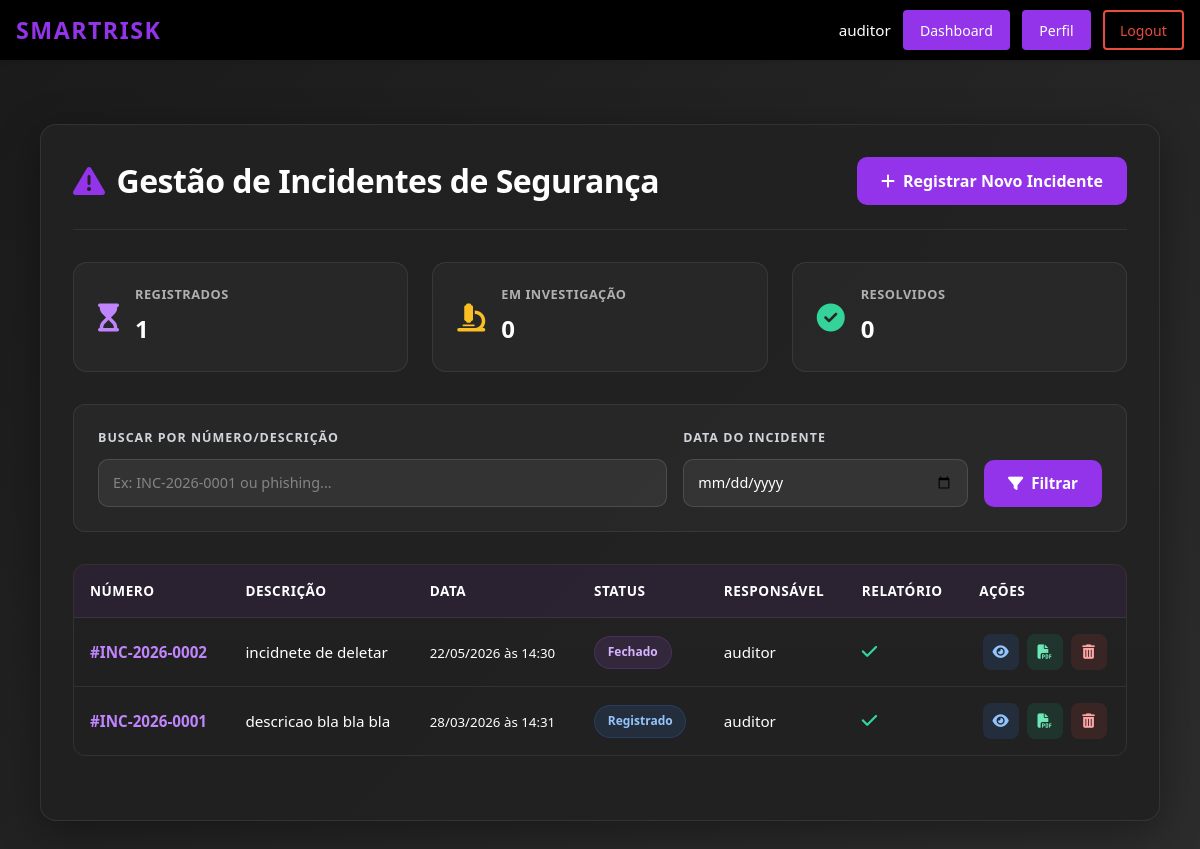
Page /gestao_incidentes/ (signed in) on the earlier database version.
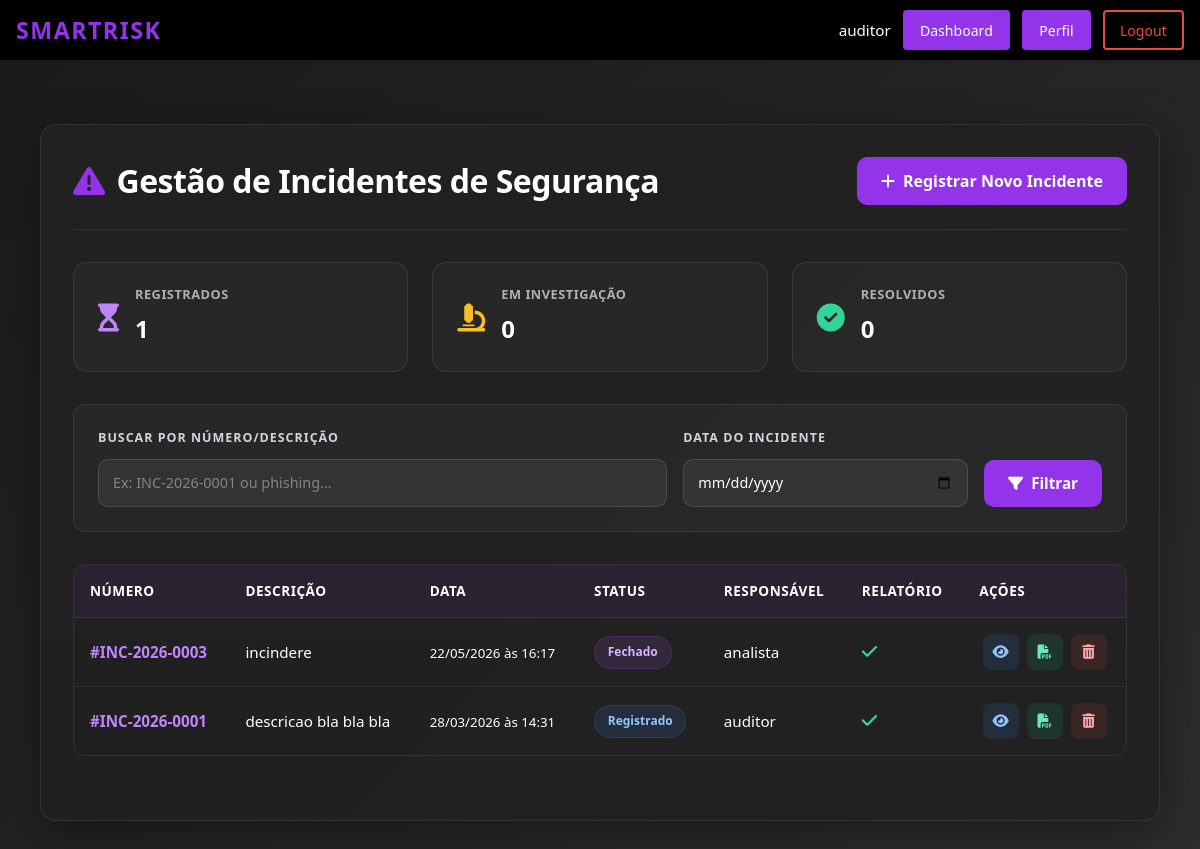
Same page on the later database version.
### ismsapp/models.py (models this page shows, shortened)
class Incidente(models.Model):
    class StatusIncidente(models.TextChoices):
        REGISTRADO = "registrado", "Registrado"
        EM_INVESTIGACAO = "em_investigacao", "Em Investigação"
        RESOLVIDO = "resolvido", "Resolvido"
        FECHADO = "fechado", "Fechado"
    """Unique identifier for this incident (e.g., INC-2023-001)"""
    numero_incidente = models.CharField(
        max_length=50,
        unique=True,
        help_text="Identificador único do incidente (ex: INC-2023-001)"
    )
    """Detailed description of the security incident observed."""
    descricao = models.TextField(
        help_text="Descrição detalhada da natureza do incidente observado."
    )
    """Date when the incident occurred."""
    data_incidente = models.DateField(
        help_text="Data em que o incidente ocorreu."
    )
    """Time when the incident occurred."""
    hora_incidente = models.TimeField(
        help_text="Hora em que o incidente ocorreu."
    )
    """Assets affected by this incident (many-to-many relationship)."""
    ativos_afetados = models.ManyToManyField(
        Ativo,
        related_name="incidentes",
        help_text="Ativos afetados por este incidente."
    )
    """Current status of the incident in its lifecycle."""
    status = models.CharField(
        max_length=20,
        choices=StatusIncidente.choices,
        default=StatusIncidente.REGISTRADO,
        help_text="Status atual do incidente em seu ciclo de vida."
    )
    """User responsible for treating/resolving this incident."""
    responsavel_tratamento = models.ForeignKey(
        User,
        on_delete=models.SET_NULL,
        null=True,
        blank=True,
        related_name="incidentes_responsavel",
        help_text="Responsável pelo tratamento e resolução do incidente."
    )
    """User who registered this incident."""
    registrado_por = models.ForeignKey(
        User,
        on_delete=models.SET_NULL,
        null=True,
        blank=True,
        related_name="incidentes_registrados",
        help_text="Usuário que registrou este incidente."
    )
    """Timestamp when this incident was registered."""
    data_registro = models.DateTimeField(
        auto_now_add=True,
        help_text="Data e hora do registro do incidente no sistema."
    )
    """Timestamp of the last update to this incident."""
    data_atualizacao = models.DateTimeField(
        auto_now=True,
        help_text="Data e hora da última atualização do incidente."
    )
    """Whether a final report has been generated for this incident."""
    relatorio_gerado = models.BooleanField(
        default=False,
        help_text="Indica se o relatório final foi gerado para este incidente."
    )
    class Meta:
        verbose_name = "Incidente"
        verbose_name_plural = "Incidentes"
        ordering = ["-data_incidente", "-hora_incidente"]

### ismsapp/views.py (the view)
# urls.py: path("gestao_incidentes/", views.GestaoIncidentesView.as_view(), name="gestao_incidentes"),
class GestaoIncidentesView(View):
    template_name = "ismsapp/gestao_incidentes.html"
    def _check_permission(self, user):
        if not user.is_authenticated:
            return False
        user_profile = getattr(user, 'profile', None)
        if not user_profile:
            return False
        allowed_actors = [
            UserProfile.Actor.AUDITOR,
            UserProfile.Actor.ANALISTA
        ]
        return user_profile.actor_type in allowed_actors
    @method_decorator(login_required(login_url="login"))
    def get(self, request, *args, **kwargs):
        if not self._check_permission(request.user):
            messages.error(request, "Você não tem permissão para acessar esta página.")
            return redirect('dashboard')
        from .models import Incidente
        from django.db.models import Q
        search_query = request.GET.get('search', '').strip()
        selected_date = request.GET.get('data_incidente', '').strip()
        incidentes = Incidente.objects.all().select_related(
            'responsavel_tratamento',
            'registrado_por'
        ).prefetch_related('ativos_afetados')
        if search_query:
            incidentes = incidentes.filter(
                Q(numero_incidente__icontains=search_query) |
                Q(descricao__icontains=search_query) |
                Q(status__icontains=search_query)
            )
        if selected_date:
            incidentes = incidentes.filter(data_incidente=selected_date)
        status_counts = {
            'registrado': Incidente.objects.filter(status=Incidente.StatusIncidente.REGISTRADO).count(),
            'em_investigacao': Incidente.objects.filter(status=Incidente.StatusIncidente.EM_INVESTIGACAO).count(),
            'resolvido': Incidente.objects.filter(status=Incidente.StatusIncidente.RESOLVIDO).count(),
            'fechado': Incidente.objects.filter(status=Incidente.StatusIncidente.FECHADO).count(),
            'total': incidentes.count(),
        }
        relatorios_gerados = incidentes.filter(relatorio_gerado=True).count()
        pode_editar_deletar = self._check_permission(request.user)
        contexto = {
            'incidentes': incidentes,
            'status_counts': status_counts,
            'relatorios_gerados': relatorios_gerados,
            'search_query': search_query,
            'selected_date': selected_date,
            'pode_editar_deletar': pode_editar_deletar,
        }
        return render(request, self.template_name, contexto)

### ismsapp/templates/ismsapp/gestao_incidentes.html (shortened to what this page needs)
{% extends "ismsapp/base.html" %}
{% load static %}
{% block extra_css %}
    <link href="https://cdn.jsdelivr.net/npm/bootstrap@5.3.0/dist/css/bootstrap.min.css" rel="stylesheet">
    <link href="https://cdnjs.cloudflare.com/ajax/libs/font-awesome/6.4.0/css/all.min.css" rel="stylesheet">
    <link href="{% static 'css/ismsapp/dashboard.css' %}" rel="stylesheet">
    <link href="{% static 'css/ismsapp/gestao_incidentes.css' %}" rel="stylesheet">
{% endblock %}
{% block content %}
    <div class="incidents-container">
        <div class="incidents-card">
            <div class="header-section">
                <h1>
                    <i class="fas fa-exclamation-triangle"></i>
                    Gestão de Incidentes de Segurança
                </h1>
                <a href="{% url 'cadastro_incidente' %}" class="btn btn-register">
                    <i class="fas fa-plus"></i> Registrar Novo Incidente
                </a>
            </div>
            <div class="stats-container">
                <div class="stat-card primary">
                    <div class="stat-icon">
                        <i class="fas fa-hourglass-start"></i>
                    </div>
                    <div class="stat-content">
                        <h3>Registrados</h3>
                        <p>{{ status_counts.registrado }}</p>
                    </div>
                </div>
                <div class="stat-card warning">
                    <div class="stat-icon">
                        <i class="fas fa-microscope"></i>
                    </div>
                    <div class="stat-content">
                        <h3>Em Investigação</h3>
                        <p>{{ status_counts.em_investigacao }}</p>
                    </div>
                </div>
                <div class="stat-card success">
                    <div class="stat-icon">
                        <i class="fas fa-check-circle"></i>
                    </div>
                    <div class="stat-content">
                        <h3>Resolvidos</h3>
                        <p>{{ status_counts.resolvido }}</p>
                    </div>
                </div>
            </div>
            <div class="filter-section">
                <form method="get" class="filter-form">
                    <div class="filter-group filter-search-group">
                        <label for="search">Buscar por Número/Descrição</label>
                        <input type="text" id="search" name="search" value="{{ search_query }}" placeholder="Ex: INC-2026-0001 ou phishing...">
                    </div>
                    <div class="filter-group filter-date-group">
                        <label for="data_incidente">Data do Incidente</label>
                        <input type="date" id="data_incidente" name="data_incidente" value="{{ selected_date }}">
                    </div>
                    <button type="submit" class="filter-button">
                        <i class="fas fa-filter"></i> Filtrar
                    </button>
                </form>
            </div>
            {% if incidentes %}
            <div class="incidents-table-wrapper">
                <table class="incidents-table">
                <thead>
                    <tr>
                        <th scope="col">Número</th>
                        <th scope="col">Descrição</th>
                        <th scope="col">Data</th>
                        <th scope="col">Status</th>
                        <th scope="col">Responsável</th>
                        <th scope="col">Relatório</th>
                        <th scope="col">Ações</th>
                    </tr>
                </thead>
                <tbody>
                    {% for incidente in incidentes %}
                    <tr>
                        <td><strong>#{{ incidente.numero_incidente }}</strong></td>
                        <td>{{ incidente.descricao|truncatewords:10 }}</td>
                        <td>
                            <small>
                                {{ incidente.data_incidente|date:"d/m/Y" }}
                                às {{ incidente.hora_incidente|time:"H:i" }}
                            </small>
                        </td>
                        <td>
                            <span class="status-badge status-{{ incidente.status|lower }}">
                                {{ incidente.get_status_display }}
                            </span>
                        </td>
                        <td>
                            {% if incidente.responsavel_tratamento %}
                                {{ incidente.responsavel_tratamento.get_full_name|default:incidente.responsavel_tratamento.username }}
                            {% else %}
                                <span class="text-muted"><small>Não atribuído</small></span>
                            {% endif %}
                        </td>
                        <td>
                            <div class="report-status">
                                {% if incidente.relatorio_gerado %}
                                    <i class="fas fa-check report-yes"></i>
                                {% else %}
                                    <i class="fas fa-times report-no"></i>
                                {% endif %}
                            </div>
                        </td>
                        <td>
                            <div class="action-buttons">
                                <a href="{% url 'visualizar_incidente' incidente.id %}" class="btn-action btn-view" title="Visualizar">
                                    <i class="fas fa-eye"></i>
                                </a>
                                {% if not incidente.relatorio_gerado %}
                                <a href="{% url 'gerar_relatorio_incidente' incidente.id %}" class="btn-action btn-report" title="Gerar Relatório">
                                    <i class="fas fa-file-pdf"></i>
                                </a>
                                {% else %}
                                <a href="{% url 'relatorio_incidente' incidente.relatorio.id %}" class="btn-action btn-report" title="Ver Relatório">
                                    <i class="fas fa-file-pdf"></i>
                                </a>
                                {% endif %}
                                {% if pode_editar_deletar %}
                                <button type="button" class="btn-action btn-delete js-delete-trigger" title="Deletar" data-delete-url="{% url 'deletar_incidente' incidente.id %}" data-delete-name="{{ incidente.numero_incidente }}">
                                    <i class="fas fa-trash-alt"></i>
                                </button>
                                {% endif %}
                            </div>
                        </td>
                    </tr>
                    {% endfor %}
                </tbody>
                </table>
            </div>
            {% endif %}
        </div>
    </div>
{% endblock %}

### ismsapp/templates/ismsapp/base.html (shortened to what this page needs)
{% load static %}
<!DOCTYPE html>
<html lang="en">
<head>
    <link rel="stylesheet" href="{% static 'css/ismsapp/header.css' %}">
    {% block extra_css %}{% endblock %}
</head>
<body class="{% block body_class %}{% endblock %}">
    <header class="isms-header" role="banner">
        <div class="header-container">
            <a href="{% url 'home' %}" class="header-logo" aria-label="SmartRisk home">
                <span class="logo-text">SmartRisk</span>
            </a>
            <nav id="site-navigation" class="header-nav" role="navigation" aria-label="Main Navigation">
                {% if user.is_authenticated %}
                    <div class="nav-user">
                        <span class="username">{{ user.username }}</span>
                        <a href="{% url 'dashboard' %}" class="nav-button dashboard-button {% if request.resolver_match.url_name == 'dashboard' %}active{% endif %}" aria-label="Dashboard">
                            Dashboard
                        </a>
                        <a href="{% url 'profile' %}" class="nav-button profile-button {% if request.resolver_match.url_name == 'profile' %}active{% endif %}" aria-label="Profile">
                            Perfil
                        </a>
                        <form action="{% url 'logout' %}" method="post" style="display:inline;">
                            <button type="submit" class="nav-button logout-button" aria-label="Logout">Logout</button>
                        </form>
                    </div>
                {% endif %}
            </nav>
        </div>
    </header>
    <main id="main-content" class="main-content">
        <div class="content-container">
            {% block content %}{% endblock %}
        </div>
    </main>
</body>
</html>

### ismsapp/static/css/ismsapp/header.css (style rules this page uses)
.isms-header { background-color: #000000; color: white; padding: 0.65rem 0; box-shadow: 0 2px 4px rgba(0, 0, 0, 0.1); position: sticky; top: 0; z-index: 100; }
.header-container { max-width: 1200px; margin: 0 auto; padding: 0 1rem; display: flex; justify-content: space-between; align-items: center; }
.header-logo { text-decoration: none; color: white; display: flex; align-items: center; gap: 0.5rem; }
.logo-text { font-size: 1.45rem; font-weight: 700; letter-spacing: 1.5px; color: #9333ea; text-transform: uppercase; transition: color 0.3s ease; }
.header-nav { display: flex; align-items: center; gap: 0.75rem; }
.nav-user, .nav-auth { display: flex; align-items: center; gap: 0.75rem; }
.username { font-size: 0.95rem; color: #ffffff; font-weight: 500; padding: 0; background-color: transparent; }
.nav-button { padding: 0.45rem 0.95rem; border-radius: 4px; text-decoration: none; font-size: 0.88rem; font-weight: 500; transition: all 0.3s ease; cursor: pointer; border: none; display: inline-block; }
.profile-button { background-color: #9333ea; color: white; border: 2px solid #9333ea; }
.dashboard-button { background-color: #9333ea; color: white; border: 2px solid #9333ea; }
.logout-button { background-color: transparent; color: #e74c3c; border: 2px solid #e74c3c; }
.main-content { max-width: 1200px; margin: 2rem auto; padding: 0 1.5rem; }

### ismsapp/static/css/ismsapp/dashboard.css (style rules this page uses)
* { margin: 0; padding: 0; box-sizing: border-box; }
body { background: linear-gradient(135deg, #1a1a1a 0%, #2d2d2d 100%); min-height: 100vh; font-family: 'Segoe UI', Tahoma, Geneva, Verdana, sans-serif; }

Differences in the rows shown:
removed Incidente: numero_incidente "INC-2026-0002", descricao "incidnete de deletar", data_incidente "22/05/2026", hora_incidente "14:30", status "Fechado", responsavel_tratamento.get_full_name "auditor", relatorio_gerado True (drawn)
added Incidente: numero_incidente "INC-2026-0003", descricao "incindere", data_incidente "22/05/2026", hora_incidente "16:17", status "Fechado", responsavel_tratamento.get_full_name "analista", relatorio_gerado True (drawn)
